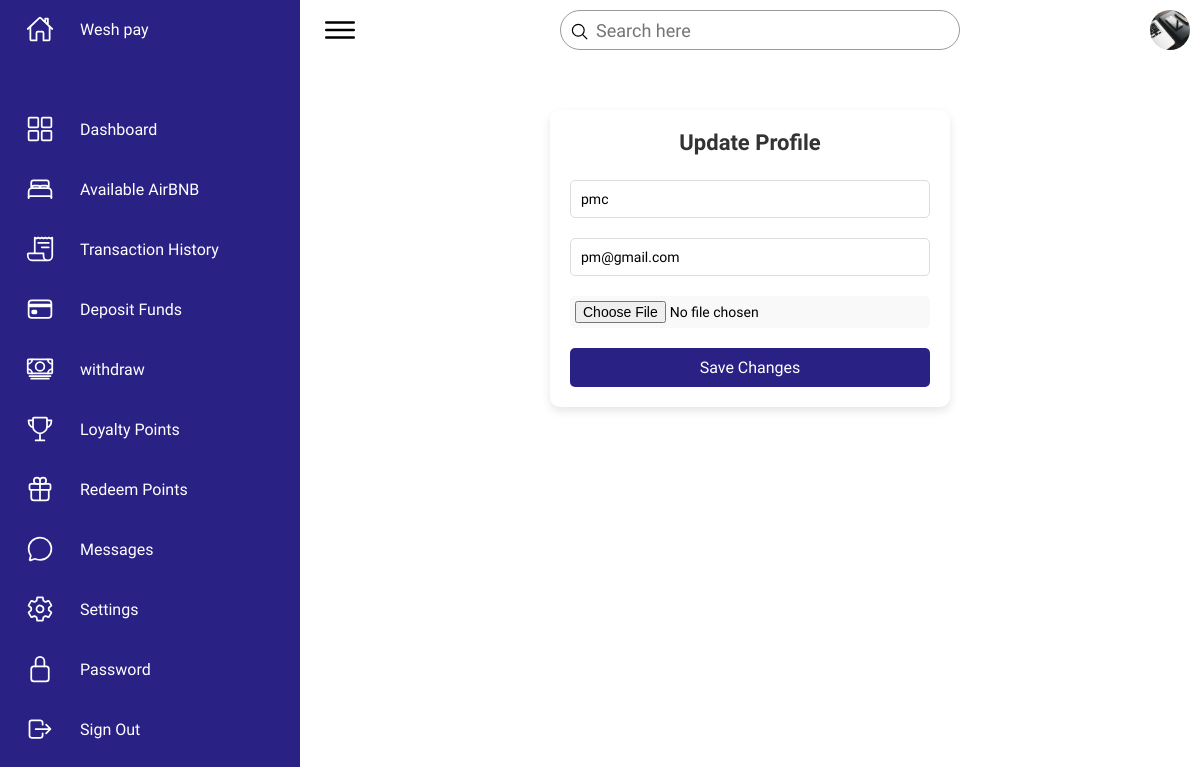
Page /profile.php (signed in) on the earlier database version.
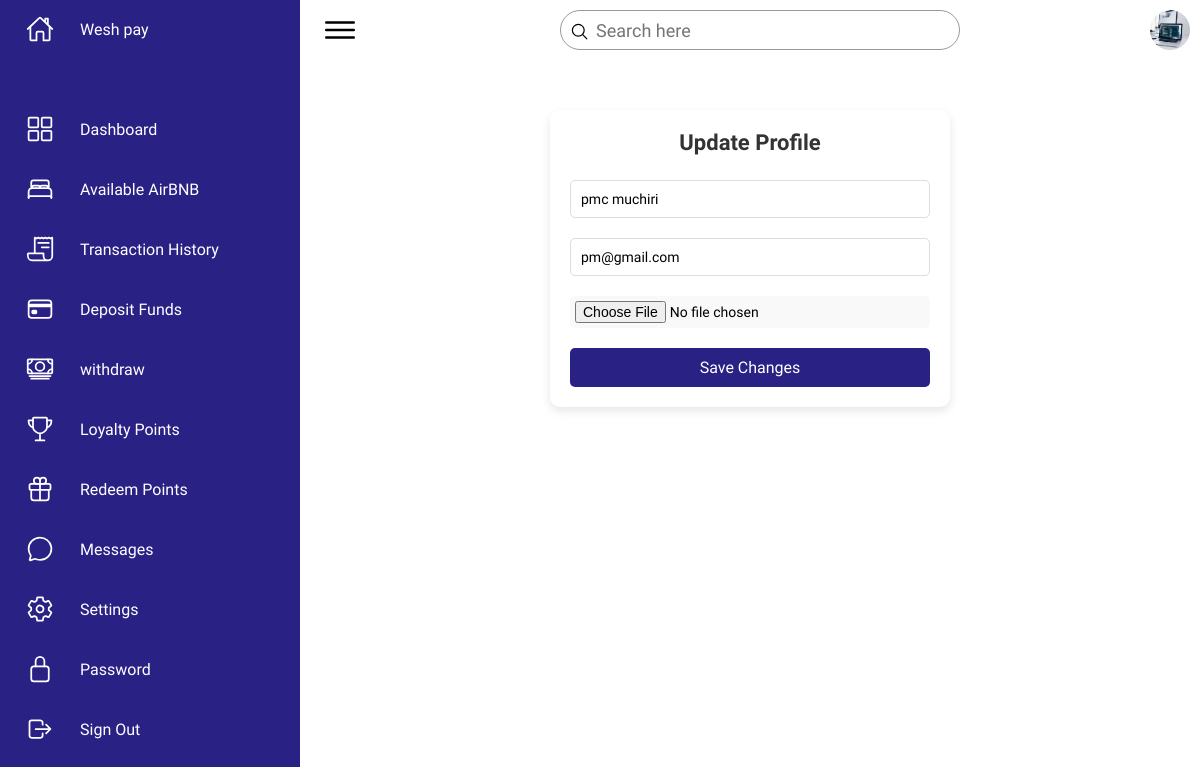
Same page on the later database version.
### tables this page shows
CREATE TABLE `users` (
  `user_id` int(11) NOT NULL,
  `full_name` varchar(100) NOT NULL,
  `profile_picture` varchar(255) DEFAULT NULL,
  `email` varchar(100) NOT NULL,
  `phone` varchar(20) NOT NULL,
  `password_hash` varchar(255) NOT NULL,
  `role` enum('guest','host','admin') NOT NULL DEFAULT 'guest',
  `created_at` timestamp NOT NULL DEFAULT current_timestamp()
);

### public/profile.php (the view, shortened to what the changed rows need)
<?php
require '../config/db_connect.php';
?>
<?php include '../includes/navbar.php'; ?>
<div class="update-profile-container">
    <h2>Update Profile</h2>
    <form action="update_profile.php" method="POST" enctype="multipart/form-data">
        <input type="text" name="full_name" value="<?php echo htmlspecialchars($user['full_name']); ?>" required>
        <input type="email" name="email" value="<?php echo htmlspecialchars($user['email']); ?>" required>
        <input type="file" name="profile_picture">
        <button type="submit">Save Changes</button>
    </form>
</div>
<?php include '../includes/navbarroot.php'; ?>

### includes/navbar.php (shortened to what the changed rows need)
<?php
require '../config/db_connect.php';
$user_id = $_SESSION["user_id"];
$stmt = $pdo->prepare("SELECT full_name, email, profile_picture FROM users WHERE user_id = ?");
$stmt->execute([$user_id]);
$user = $stmt->fetch(PDO::FETCH_ASSOC);
$profile_picture = $user['profile_picture'] ? "../uploads/" . $user['profile_picture'] : "../assets/imgs/default-profile.png";
?>
<!DOCTYPE html>
<html lang="en">
<head>
    <link rel="stylesheet" href="../assets/css/style.css">
</head>
<body>
    <div class="container">
        <div class="main">
            <div class="topbar">
            <div class="user" onclick="toggleProfileDropdown()">
                <img src="<?php echo $profile_picture; ?>" alt="User Profile">
            </div>
        </div>
    </body>
</html>

Differences in the rows shown:
changed users "pm@gmail.com": profile_picture: a different picture; full_name "pmc" → "pmc muchiri"
